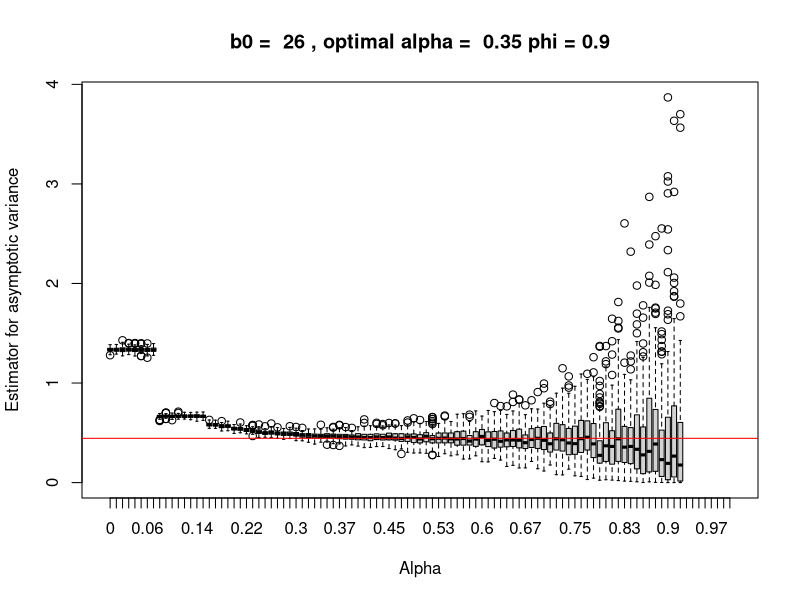
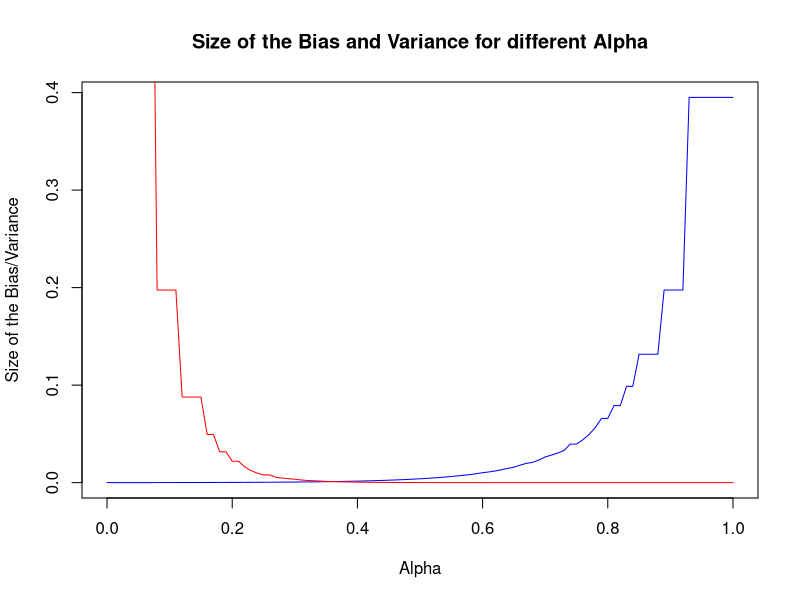
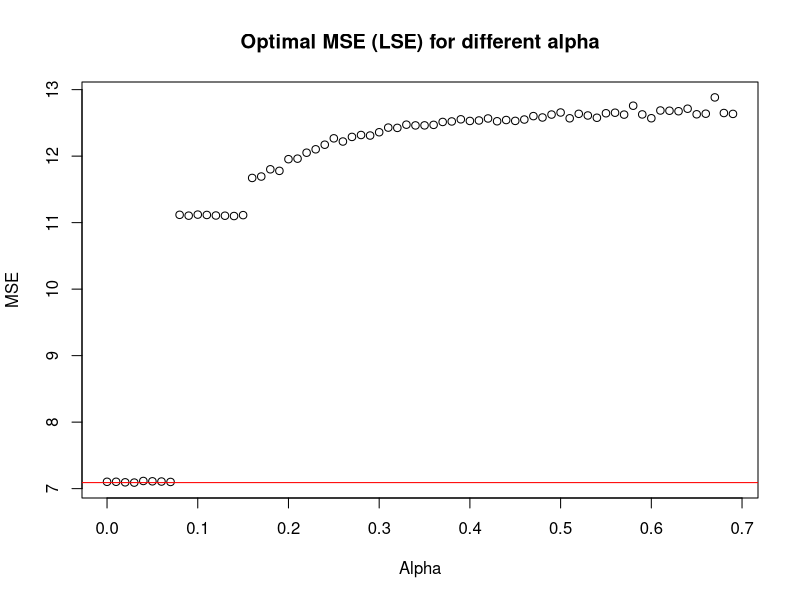

Recreate these plots in R, in order.
rm(list=ls())

sigma = 1
phi=-0.5
n=10000;
bopti=floor((2*abs(phi)/(1-phi^2))^(2/3)*n^(1/3));
assympvar<-sigma^2/(1-phi)^2
experiment<-function(n,b,k){
  bmasvar <- function(n, b, k, sigma, phi) {
    X<-array(0,n)
    X[1]<-rnorm(1,0,sigma/(1-phi^2))
    
    Z<-rnorm(n-1,0,sigma)
    
    i=0
    for (i in c(2:n)){
      X[i]=phi*X[i-1]+Z[i-1];
    }
    
    average<-array(mean(X),k)
    
    batchmeans<-.colMeans(X,b,k)
    
    
    varb<-1/(k-1)*sum((batchmeans-average)^2)
    assympvarest<-varb*b
  }
  
  estimates<-array(0,length(b))
  for (i in 1:length(b)){
    estimates[i]<-bmasvar(n[i],b[i],k[i],sigma,phi)
  }
  estimates;
}

m = 100;
b=floor(n^seq(from= 0, to = 1, by = 0.01))
k = floor (n/b) 
n = b*k

totaal<-matrix(0,nrow=m,ncol=length(b))
means<-array(0,length(b))
variances<-array(0,length(b))
smallestbp<-array(0,length(b))

for (j in 1:m){
  totaal[j,]<-experiment(n,b,k)
}

for (i in 1:length(b)){
  means[i]<-mean(na.omit(totaal[,i]))
  variances[i]<-var(na.omit(totaal[,i]))
  smallestbp[i]<-(4-mean(totaal[,i]))^2+var(totaal[,i])
}

bestind<-which.min(smallestbp)
colnames(totaal)<-seq(from= 0, to = 1, by = 0.01)

bias<- 2*phi/((1-phi)*(1-phi^2)*b)
variance<-2/((1-phi)^4)*b/n

layout(matrix(c(1,1,1,1,1,1,2,2), 4, 2, byrow = TRUE))
par(mfrow=(c(1,1)))
boxplot(totaal,main = paste('b0 = ',as.character(bopti),', optimal alpha = ', as.character(seq(from= 0, to = 1, by = 0.01)[36]), 'phi = 0.9'),xlab='Alpha', ylab='Estimator for asymptotic variance')
abline(h=assympvar,col='red')
plot(seq(from= 0, to = 1, by = 0.01),variance,col='blue',type='l',xlab='Alpha',ylab='Size of the Bias/Variance',main='Size of the Bias and Variance for different Alpha')
lines(seq(from= 0, to = 1, by = 0.01),bias^2,type='l',col='red', xlab='Alpha',ylab='Size of the Bias^2/Variance')


plot(seq(from= 0, to = 1, by = 0.01)[1:70],smallestbp[1:70],main='Optimal MSE (LSE) for different alpha',ylab='MSE',xlab='Alpha')
abline(h=min(smallestbp[1:70]),col='red')
seq(from= 0, to = 1, by = 0.01)[which.min(smallestbp[1:70])]
